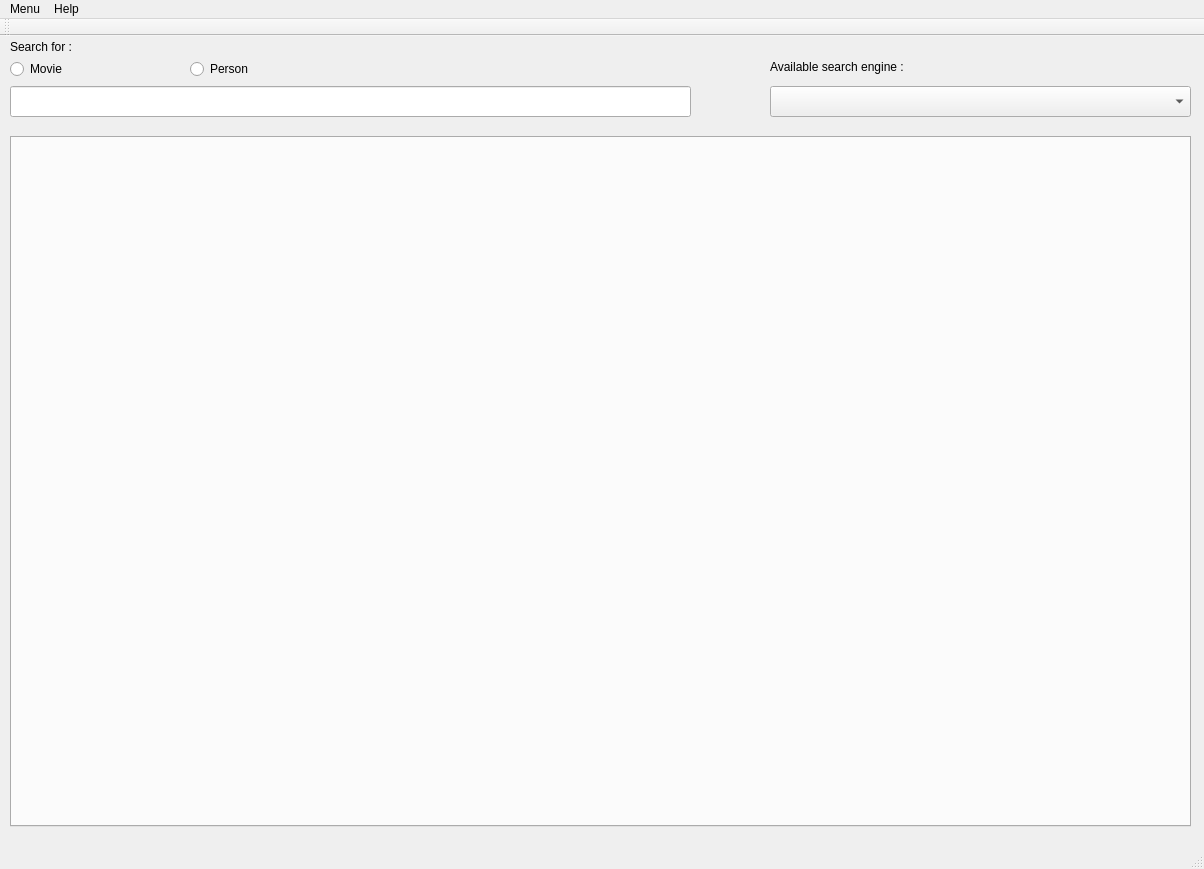
<?xml version="1.0" encoding="UTF-8"?>
<ui version="4.0">
 <class>MSMainWindow</class>
 <widget class="QMainWindow" name="MSMainWindow">
  <property name="geometry">
   <rect>
    <x>0</x>
    <y>0</y>
    <width>1204</width>
    <height>869</height>
   </rect>
  </property>
  <property name="sizePolicy">
   <sizepolicy hsizetype="Expanding" vsizetype="Expanding">
    <horstretch>0</horstretch>
    <verstretch>0</verstretch>
   </sizepolicy>
  </property>
  <property name="windowTitle">
   <string>MSMainWindow</string>
  </property>
  <widget class="QWidget" name="centralWidget">
   <property name="sizePolicy">
    <sizepolicy hsizetype="Ignored" vsizetype="Ignored">
     <horstretch>0</horstretch>
     <verstretch>0</verstretch>
    </sizepolicy>
   </property>
   <widget class="QTabWidget" name="lTabInfo_Widget">
    <property name="geometry">
     <rect>
      <x>10</x>
      <y>100</y>
      <width>1181</width>
      <height>691</height>
     </rect>
    </property>
    <property name="sizePolicy">
     <sizepolicy hsizetype="Expanding" vsizetype="Expanding">
      <horstretch>0</horstretch>
      <verstretch>0</verstretch>
     </sizepolicy>
    </property>
    <property name="currentIndex">
     <number>-1</number>
    </property>
    <property name="tabsClosable">
     <bool>true</bool>
    </property>
    <property name="movable">
     <bool>true</bool>
    </property>
   </widget>
   <widget class="QLineEdit" name="SearchFor_TextEdit">
    <property name="geometry">
     <rect>
      <x>10</x>
      <y>50</y>
      <width>681</width>
      <height>31</height>
     </rect>
    </property>
    <property name="sizePolicy">
     <sizepolicy hsizetype="Ignored" vsizetype="Ignored">
      <horstretch>0</horstretch>
      <verstretch>0</verstretch>
     </sizepolicy>
    </property>
   </widget>
   <widget class="QLabel" name="SearchFor_Label">
    <property name="geometry">
     <rect>
      <x>10</x>
      <y>0</y>
      <width>101</width>
      <height>21</height>
     </rect>
    </property>
    <property name="sizePolicy">
     <sizepolicy hsizetype="Ignored" vsizetype="Ignored">
      <horstretch>0</horstretch>
      <verstretch>0</verstretch>
     </sizepolicy>
    </property>
    <property name="text">
     <string>Search for : </string>
    </property>
   </widget>
   <widget class="QComboBox" name="SearchEngine_Combox">
    <property name="geometry">
     <rect>
      <x>770</x>
      <y>50</y>
      <width>421</width>
      <height>31</height>
     </rect>
    </property>
   </widget>
   <widget class="QLabel" name="SearchEngine_Label">
    <property name="geometry">
     <rect>
      <x>770</x>
      <y>20</y>
      <width>171</width>
      <height>21</height>
     </rect>
    </property>
    <property name="text">
     <string>Available search engine : </string>
    </property>
   </widget>
   <widget class="QRadioButton" name="radioButton_Movie">
    <property name="geometry">
     <rect>
      <x>10</x>
      <y>20</y>
      <width>112</width>
      <height>26</height>
     </rect>
    </property>
    <property name="text">
     <string>Movie</string>
    </property>
   </widget>
   <widget class="QRadioButton" name="radioButton_Person">
    <property name="geometry">
     <rect>
      <x>190</x>
      <y>20</y>
      <width>112</width>
      <height>26</height>
     </rect>
    </property>
    <property name="text">
     <string>Person</string>
    </property>
   </widget>
  </widget>
  <widget class="QMenuBar" name="menuBar">
   <property name="geometry">
    <rect>
     <x>0</x>
     <y>0</y>
     <width>1204</width>
     <height>29</height>
    </rect>
   </property>
   <widget class="QMenu" name="menuMenu">
    <property name="title">
     <string>Menu</string>
    </property>
    <addaction name="actionClose"/>
   </widget>
   <widget class="QMenu" name="menuHelp">
    <property name="title">
     <string>Help</string>
    </property>
    <addaction name="actionAbout_MovieSearch"/>
   </widget>
   <addaction name="menuMenu"/>
   <addaction name="menuHelp"/>
  </widget>
  <widget class="QToolBar" name="mainToolBar">
   <attribute name="toolBarArea">
    <enum>TopToolBarArea</enum>
   </attribute>
   <attribute name="toolBarBreak">
    <bool>false</bool>
   </attribute>
  </widget>
  <widget class="QStatusBar" name="statusBar"/>
  <action name="actionAbout_MovieSearch">
   <property name="text">
    <string>About MovieSearch</string>
   </property>
  </action>
  <action name="actionClose">
   <property name="text">
    <string>Close</string>
   </property>
  </action>
 </widget>
 <layoutdefault spacing="6" margin="11"/>
 <resources/>
 <connections/>
</ui>
